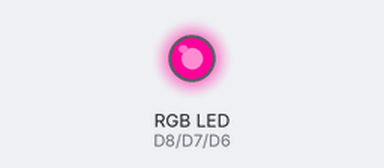
A sketch run on a simulated ESP8266 (NodeMCU). On the bench: an RGB LED mixed from three pins (HIGH = lit).

Above: at 0.1 s.
Timing chart, 0 to 1.6 s (numbered marks = the images above):
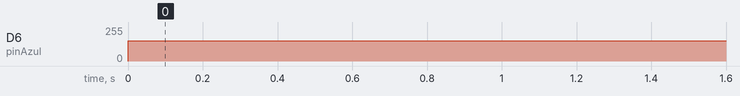

Measured:
- by itself, D6 (pinAzul): 0/255 → 153/255 at 0.00 s

The sketch:

COLORES_LED_RGB_ESP8266.ino
```cpp
// Definimos los pines para el LED RGB
const int pinRojo = D8;
const int pinVerde = D7;
const int pinAzul = D6;

void setup() {
  // Configuramos los pines como salida
  pinMode(pinRojo, OUTPUT);
  pinMode(pinVerde, OUTPUT);
  pinMode(pinAzul, OUTPUT);
}

void loop() {
  // Valores de color R, G y B (0-255)
  int R = 253; // Cambia este valor Rosa
  int G = 0; // Cambia este valor Rosa
  int B = 153;  // Cambia este valor Rosa


  // Llamamos a la función para establecer el color
  setColor(R, G, B);

  // Espera 1 segundo antes de cambiar el color
  delay(1000);

}

// Función para establecer el color del LED RGB
void setColor(int red, int green, int blue) {
  analogWrite(pinRojo, red);
  analogWrite(pinVerde, green);
  analogWrite(pinAzul, blue);
}
```
